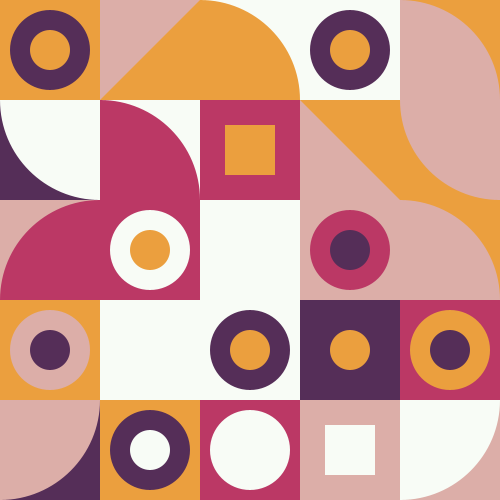
Frame 1 (no input)
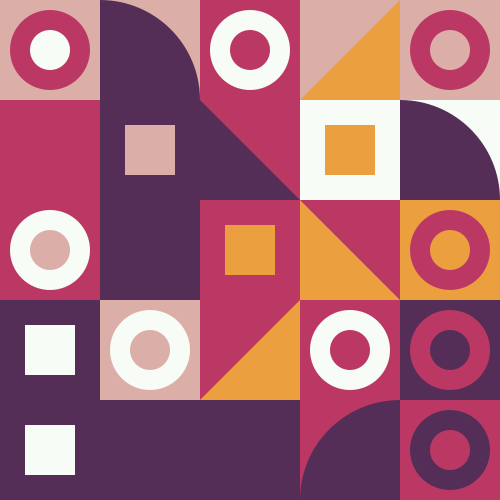
Frame 2 (the mouse pressed at the canvas centre, redrawn once)

The Processing sketch that drew these frames (run headless with seeded random() and noise(); the mouse was pressed at the canvas centre and the sketch redrawn once):

// Processing sketch: BauhausPattern
// ── BauhausPattern.pde
/**
 Bauhaus pattern generator.
 
 @Tech Processing.org
 @Author P.Dymala
 */

import java.util.*;

//grid size, cell is square
int gridSize = 100;

//color pallete
color[] colors = {
  #F8FCF6,
  #EB9F3E,
  #DCAEA8,
  #BB3865,
  #552E58
};
void setup() {
  size(500, 500);
  noLoop();
  noStroke();
}

void draw() {

  for ( int i = 0; i < height; i+=gridSize) {
    for ( int j = 0; j < width; j+=gridSize) {

      
      //customize the look of the grid in this switch statement. Add more effects, pick few etc.
      int a = (int) random(4);
      switch(a) {
      case 0:
        sqq(j, i);
        arcc(j, i);
        break;
      case 1:
        sqq(j, i);
        sqqSm(j, i);
        break;
      case 2:
        sqq(j, i);
        twoCircles(j, i);
        break;
      case 3:
        sqq(j, i);
        triang(j, i);
        break;
      }
    }
  }
  
  //save("pattern.png");
}

void sqq(int x, int y) {
  pushMatrix();
  rectMode(CENTER);
  fill(colors[(int)random(colors.length)]);
  translate(x+gridSize/2, y+gridSize/2);
  rect(0, 0, gridSize, gridSize);

  popMatrix();
}


void sqqSm(int x, int y) {
  pushMatrix();
  rectMode(CENTER);
  fill(colors[(int)random(colors.length)]);
  translate(x+gridSize/2, y+gridSize/2);
  rect(0, 0, gridSize*0.5, gridSize*0.5);

  popMatrix();
}



void arcc(int x, int y) {
  pushMatrix();
  noStroke();
  rectMode(CENTER);
  fill(colors[(int)random(colors.length)]);
  int a = (int) random(4);
  switch(a) {
  case 0:
    translate(x+gridSize, y);
    arc(0, 0, gridSize*2, gridSize*2, HALF_PI, PI);
    break;
  case 1:
    translate(x, y+gridSize);
    arc(0, 0, gridSize*2, gridSize*2, HALF_PI+PI, TWO_PI);
    break;
  case 2:
    translate(x, y);
    arc(0, 0, gridSize*2, gridSize*2, 0, HALF_PI);
    break;
  case 3:
    translate(x+gridSize, y+gridSize);
    arc(0, 0, gridSize*2, gridSize*2, PI, HALF_PI+PI);
    break;
  }


  popMatrix();
}
void twoCircles(int x, int y) {

  pushMatrix();
  translate(x+gridSize/2, y+gridSize/2);
  noStroke();
  rectMode(CENTER);
  fill(colors[(int)random(colors.length)]);
  circle(0, 0, gridSize*0.8);


  fill(colors[(int)random(colors.length)]);
  circle(0, 0, gridSize*0.4);


  popMatrix();
}



void triang(int x, int y) {
  pushMatrix();
  translate(x, y);
  noStroke();

  fill(colors[(int)random(colors.length)]);

  beginShape();


  List<PVector> list= new LinkedList<PVector>();

  list.add( new PVector(0, 0));
  list.add(new PVector(gridSize, 0));
  list.add( new PVector(0, gridSize));
  list.add( new PVector(gridSize, gridSize));

  for (int i = 0; i < 3; i++) {

    int a = (int) random(list.size());
    vertex(list.get(a).x, list.get(a).y);
    list.remove(a);
  }

  endShape(CLOSE);



  popMatrix();
}
